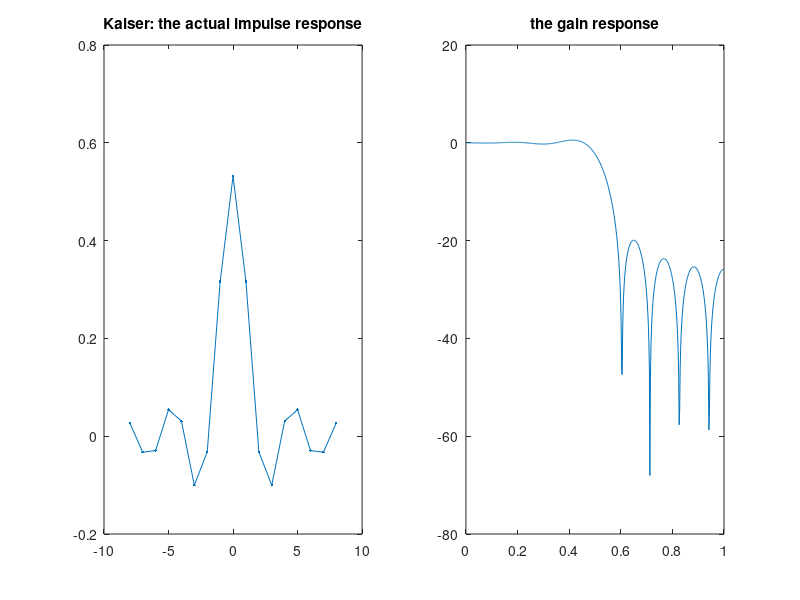

Reproduce this figure in MATLAB.
clear;

wp = 2*pi * 3/15; 
ws = 2*pi * 5/15; 

wc = (ws+wp) / 2;
delt_w = ws - wp;

rp = 0.3; 
rs = 40;

N = ceil((rs - 8) / (delt_w * 2.285));
M = (N-1) / 2;
win = kaiser(N);
n = -M:M;
filter_t = fir1(N-1, wc/pi, win);

subplot(1,2,1);
plot(n,filter_t,'.-')
title("Kaiser: the actual impulse response"); 

[h,w] = freqz(filter_t,1,512); 
W = w/pi; 
H = 20*log10(abs(h));

subplot(1,2,2);
plot(W,H);
title("the gain response");

